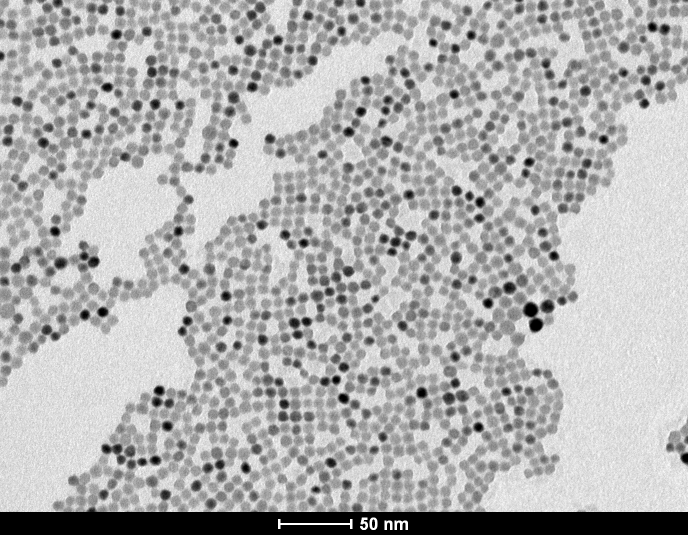
#> input picture python3/Examples/C3.tif, 1376 x 1070 px, found by its file name (shown at 1/2 size)
$ python sm_46_3.py   (older library calls are emulated)
#> lines starting #> are read from the running program, lines starting #| are printed output that depends on the picture; after the words box and inside, x2 and y2 are one past the last pixel; in counts of white or black regions, pixels touching at a corner belong together
# Plot the symmetry map of 4-fold and 4-fold
# Reference: Kevin Whitham "Structure and electronic properties of Lead-Selenide Nanocrystal Solids." Doctoral dissertation (2016)
# Reference: Mickel, Walter, et al. "Shortcomings of the bond orientational order parameters for the analysis of disordered particulate matter." The Journal of chemical physics (2013)
# 20190602 Jen-Yu Huang, Cornell University
# License: GNU Public License (GPL) v.3.0

# general math
import numpy as np
from scipy import stats # for stats.mode

# for data structures
import collections
import scipy.sparse as sparse

# for fitting the radius distribution
from scipy.optimize import curve_fit
from scipy.stats import linregress

# for disabling annoying warnings
import warnings

# plotting
import matplotlib.pyplot as plt
from matplotlib.collections import PatchCollection
from matplotlib.collections import LineCollection
from matplotlib.patches import Polygon, Circle, Arrow
from matplotlib.colors import LinearSegmentedColormap
from mpl_toolkits.axes_grid1 import make_axes_locatable, Size

# Voronoi
from scipy.spatial import Voronoi, voronoi_plot_2d

# for finding particle centers, diameters, etc.
from skimage.measure import regionprops
from skimage.filters import threshold_otsu,threshold_local, threshold_isodata
from skimage.morphology import watershed, remove_small_objects, binary_erosion, binary_dilation, binary_closing, binary_opening
from skimage.feature import peak_local_max
from scipy import ndimage
from skimage.draw import circle
from skimage.morphology import disk
from numpy import genfromtxt

# for command line interface
import argparse
from skimage import io as skimio
from os import path
from os import walk

# regular expressions for parsing scalebar filenames
import re

# for matching the scale bar
from skimage.feature import match_template

# minkowski structure metric function written and compiled with Cython
from minkowski_metric import minkowski
#import pyximport; pyximport.install()
#import minkowski_metric


def make_binary_image(im, white_background, min_feature_size, small):

    image = im.astype('float32')

    if white_background:
        image = np.abs(image-np.max(image))

    # get rid of large background patches before local thresholding
    # do a global threshold
    thresh = threshold_isodata(image)
    binary = image > thresh

    # get rid of speckle
    # this is not good for very small particles
    if not small:
        binary_closing(binary, selem=disk(min_feature_size), out=binary)

    # make a map of the distance to a particle to find large background patches
    # this is a distance map of the inverse binary image
    distance = ndimage.distance_transform_edt(1-binary)

    # dilate the distance map to expand small voids
    #distance = ndimage.grey_dilation(distance,size=2*min_feature_size)

    # do a global threshold on the distance map to select the biggest objects
    # larger than a minimum size to prevent masking of particles in images with no empty patches
    dist_thresh = threshold_isodata(distance)
    mask = distance < dist_thresh

    # remove areas of background smaller than a certain size in the mask
    # this fills in small pieces of mask between particles where the voronoi
    # vertices will end up
    # this gets rid of junk in the gap areas
    binary_opening(mask, selem=disk(min_feature_size), out=mask)

    binary = binary * mask

    # get rid of speckle
    binary = remove_small_objects(binary,min_size=max(min_feature_size,2))

    # 3 iterations is better for large particles with low contrast
    binary = ndimage.binary_closing(binary,iterations=3)


    return binary, mask

def adaptive_binary_image(im, white_background, min_feature_size, std_dev, mask):

    image = im.astype('float32')

    if white_background:
        image = np.abs(image-np.max(image))

    # the block size should be large enough to include 4 to 9 particles
    local_size = 40*min_feature_size
    binary = image > threshold_local(image,block_size=local_size+1)

    # plt.imshow(binary)
    # plt.show()

    # close any small holes in the particles
    # 3 iterations is better for large particles with low contrast
    binary = ndimage.binary_closing(binary,iterations=1)
    # binary_closing(binary, selem=disk(int(max((0.414*(min_feature_size-std_dev)),2)/2.0)), out=binary)

    # plt.imshow(binary)
    # plt.show()

    # remove speckle from background areas in the binary image
    binary = binary * mask #binary_erosion(mask, selem=disk(int(min_feature_size)))
    binary_opening(binary, selem=disk(int(max((min_feature_size-3.0*std_dev),2)/2.0)), out=binary)

    # make a distance map of the inverted image
    distance = ndimage.distance_transform_edt((1-binary))

    # do a global threshold on the distance map to select the biggest objects
    # larger than a minimum size to prevent masking of particles in images with no empty patches
    dist_thresh = threshold_isodata(distance)
    new_mask = distance < dist_thresh

    # thresholding is selecting too much background, try AND'ing it with the binary image
    # this might only be necessary for small particles
    new_mask = new_mask * binary

    # remove areas of background in the mask smaller than a certain size
    # this fills in small pieces of mask between particles where the voronoi
    # vertices will end up
    # min_feature_size here should be the radius found by global threshold, so triple it
    # to close any particle sized holes
    dilation_size = max(int(1),int(3 * min_feature_size))
    new_mask = binary_closing(new_mask, selem=np.ones((dilation_size,dilation_size)))

    plt.imshow(new_mask)
    plt.show()

    return binary, new_mask

def morphological_threshold(im, white_background, mean_radius, min_feature_size, small, mask):


    im_mod = np.array(im, dtype='float64')

    if white_background:
        im_mod = np.abs(im_mod-np.max(im_mod))

    # subtract the mean before running match_template
    # not sure this works quite right
    im_mod = im_mod - np.mean(im_mod)

    # set large areas of background to zero using the mask
    #im_mod = im_mod * mask


    if small:
        template_matrix = np.pad(disk(max(2,int(mean_radius))),pad_width=max(2,int(mean_radius)), mode='constant',constant_values=0)
    else:
        template_matrix = np.pad(disk(int(mean_radius/4)),pad_width=int(mean_radius), mode='constant',constant_values=0)

    matched_im = match_template(im_mod,template=template_matrix,pad_input=True)


    thresh = threshold_isodata(matched_im)
    matched_im_bin = matched_im > thresh

    matched_im_bin *= mask

    distance = ndimage.distance_transform_edt(matched_im_bin)

    # dilate the distance map to merge close peaks (merges multiple peaks in one particle)
    distance = ndimage.grey_dilation(distance,size=int(min_feature_size))

    local_maxi = peak_local_max(distance,indices=False,min_distance=int(min_feature_size))
    markers = ndimage.label(local_maxi)[0]

    with warnings.catch_warnings():
        warnings.simplefilter('ignore')
        labels_th = watershed(-distance, markers, mask=matched_im_bin)


    return labels_th, matched_im_bin


def get_particle_centers(im, white_background, pixels_per_nm, morph, small):

    if pixels_per_nm == 0:
        # default value
        pixels_per_nm = 1.0

    # minimum size object to look for
    min_feature_size = int(3) #int(3*pixels_per_nm)

    global_binary, mask = make_binary_image(im, white_background, min_feature_size, small)

    # create a distance map to find the particle centers
    # as the points with maximal distance to the background
    distance = ndimage.distance_transform_edt(global_binary)

    # dilate the distance map to merge close peaks (merges multiple peaks in one particle)
    distance = ndimage.grey_dilation(distance,size=min_feature_size)

    # min_distance=5 for large particles
    local_maxi = peak_local_max(distance,indices=False,min_distance=min_feature_size)
    markers = ndimage.label(local_maxi)[0]

    with warnings.catch_warnings():
        warnings.simplefilter('ignore')
        global_labels = watershed(-distance, markers, connectivity=None, offset=None, mask=global_binary)

    # get the particle radii
    global_regions = regionprops(global_labels, coordinates= 'xy')
    gobal_radii = []

    for props in global_regions:
        # define the radius as half the average of the major and minor diameters
        gobal_radii.append(((props.minor_axis_length+props.major_axis_length)/4)/pixels_per_nm)

    # minimum size object to look for
    global_mean_radius = np.mean(gobal_radii)*pixels_per_nm
    global_radii_sd = np.std(gobal_radii)*pixels_per_nm

    print('Mean radius global threshold (px): %(rad).2f SD: %(sd).2g' % {'rad':global_mean_radius, 'sd':global_radii_sd})

    feature_size = int(max(global_mean_radius, min_feature_size))
    std_dev = int(max(global_radii_sd, min_feature_size))

    adaptive_binary, adaptive_mask = adaptive_binary_image(im, white_background, feature_size, std_dev, mask)

    # create a distance map to find the particle centers
    # as the points with maximal distance to the background
    distance = ndimage.distance_transform_edt(adaptive_binary)

    # dilate the distance map to merge close peaks (merges multiple peaks in one particle)
    distance = ndimage.grey_dilation(distance,size=feature_size)

    local_maxi = peak_local_max(distance,indices=False,min_distance=feature_size)
    markers = ndimage.label(local_maxi)[0]

    with warnings.catch_warnings():
        warnings.simplefilter('ignore')
        adaptive_labels = watershed(-distance, markers, connectivity=None, offset=None, mask=adaptive_binary)

    adaptive_regions = regionprops(adaptive_labels, coordinates = 'xy')
    adaptive_radii = []

    for props in adaptive_regions:
        # define the radius as half the average of the major and minor diameters
        adaptive_radii.append(((props.minor_axis_length+props.major_axis_length)/4)/pixels_per_nm)

    # minimum size object to look for
    adaptive_radii_sd = np.std(adaptive_radii)
    adaptive_mean_radius = np.mean(adaptive_radii)
    print('Mean radius adaptive threshold (px): %(rad).2f SD: %(sd).2g' % {'rad':adaptive_mean_radius*pixels_per_nm, 'sd':adaptive_radii_sd*pixels_per_nm})


    # morphological thresholding
    if morph:
        print('Using morphological threshold')
        labels, morph_binary = morphological_threshold(im, white_background, int(adaptive_mean_radius*pixels_per_nm), int(adaptive_mean_radius*pixels_per_nm)/2, small, adaptive_mask)
        regions = regionprops(labels, coordinates='xy')
        binary = morph_binary
    elif global_radii_sd/global_mean_radius < adaptive_radii_sd/adaptive_mean_radius:
        print('Using global threshold')
        regions = global_regions
        binary = global_binary
        labels = global_labels
    else:
        print('Using adaptive threshold')
        regions = adaptive_regions
        binary = adaptive_binary
        labels = adaptive_labels


    # get the particle centroids again, this time with better thresholding
    pts = []
    radii = []

    for props in regions:
        # centroid is [row, col] we want [col, row] aka [X,Y]
        # so reverse the order
        pts.append(props.centroid[::-1])

        # define the radius as half the average of the major and minor diameters
        radii.append(((props.minor_axis_length+props.major_axis_length)/4)/pixels_per_nm)

    if morph:
        print('Mean radius morphological threshold (px): %(rad).2f SD: %(sd).2g' % {'rad':np.mean(radii)*pixels_per_nm, 'sd':np.std(radii)*pixels_per_nm})


    return np.asarray(pts,dtype=np.double), np.asarray(radii,dtype=np.double).reshape((-1,1)), adaptive_mask, binary

def get_image_scale(im):

    scale = 0.0
    topleft = (0,0)
    bottomright = (0,0)

    input_path = path.normpath('../resources/scalebars')

    # load all files in scalebars directory and sub-directories
    scalebar_filesnames = []
    for (dirpath, dirnames, filesnames) in walk(input_path):
        scalebar_filesnames.extend(filesnames)

    scale_bars = []
    for filename in scalebar_filesnames:
        ipart = 1 #first number in the name
        fpart = 0.0 #second number in the name

        reg_result = re.search('Scale_(\d*)p*(\d*)',filename)

        if reg_result:

            if reg_result.group(1):
                ipart = int(reg_result.group(1))

            if reg_result.group(2):
                fpart = float('0.'+reg_result.group(2))

            px_per_nm = ipart+fpart

            # images of scale bars to match with the input image
            # second element is the scale in units of pixels/nm
            scale_bars.append([skimio.imread(input_path+'/'+filename,as_grey=True,plugin='matplotlib'),px_per_nm])

    match_score = []
    # Match the database scale bar with the image read
    for scale_bar,pixels_per_nm in scale_bars:

        result = match_template(im,template=scale_bar)

        ij = np.unravel_index(np.argmax(result), result.shape)
        row, col = ij

        match_score.append(result[row][col])

        # the match score should be about 0.999999
        if result[row][col] > 0.99:

            topleft = (row,col)
            bottomright = (row+scale_bar.shape[0],col+scale_bar.shape[1])

            scale = pixels_per_nm

            print('Scale: '+str(scale)+' pixels/nm, Score: '+str(np.max(match_score)))
            break # we found it, stop looking

    if np.max(match_score) < 0.99:
        print('!!!!!!!!!!!!!!!!!!!! No scale bar found !!!!!!!!!!!!!!!!!!!!!')

    return [np.double(scale),(topleft,bottomright)]

# [129 lines left out: functions create_custom_colormap, plot_symmetry, plot_particle_outlines, not called in this run]

    # plt.savefig(output_data_path+'/'+filename+'_particle_map.png',bbox_inches='tight',dpi=300)

#  Main code


im = skimio.imread('/users/jenyu/documents/matlab/C3.tif',as_grey=True,plugin='matplotlib')
#> im is the input picture: shape (1070, 1376) float64; min 0, max 1, mean 0.696
im_original = np.empty_like(im)
np.copyto(im_original,im)

# output_data_path = path.dirname('')
# filename = str.split(path.basename(''),'.')[0]

background = 1

pixels_per_nm,bar_corners = get_image_scale(im)
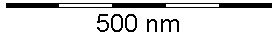
#> input picture resources/scalebars/Scale_0p532px_nm.tif, 279 x 40 px
#> the loop in get_image_scale, `for scale_bar,pixels_per_nm in scale_bars: ` made 1 pass
#> (pixels_per_nm, row, col) on pass 1: (0.532, 646, 840)
#> after the loop in get_image_scale, `for scale_bar,pixels_per_nm in scale_bars:`: match_score = [0.236]
#> pixels_per_nm = 0; bar_corners = ((0, 0), (0, 0))
if background:
    im[bar_corners[0][0]:bar_corners[1][0]+1,bar_corners[0][1]:bar_corners[1][1]+1] = np.max(im)
#> im: shape (1070, 1376) float64; under 0.01% of pixels changed, all inside (x1, y1, x2, y2) = (0, 0, 1, 1)
else:
    im[bar_corners[0][0]:bar_corners[1][0]+1,bar_corners[0][1]:bar_corners[1][1]+1] = 0

pts, radii, mask, binary = get_particle_centers(im,background,pixels_per_nm,1,0) #mor,smnall
#> in make_binary_image, `image = np.abs(image-np.max(image))`:
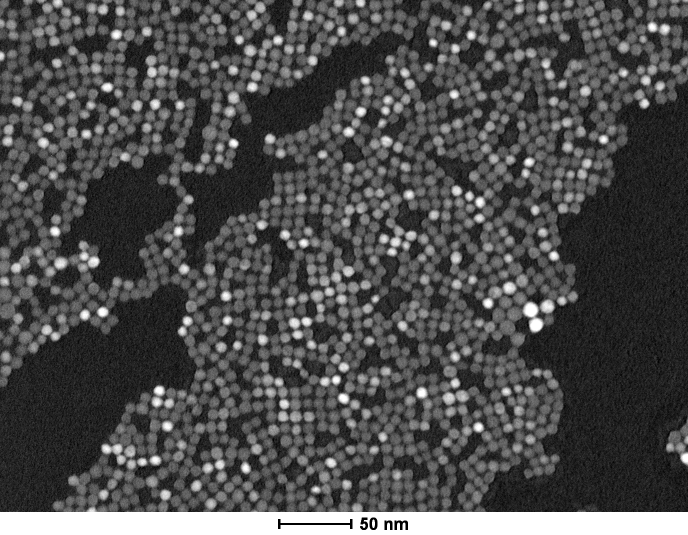
#> image: shape (1070, 1376) float32 (shown at 1/2 size); min 0, max 1, mean 0.304
#> in make_binary_image, `thresh = threshold_isodata(image)`: thresh = 0.49
#> in make_binary_image, `dist_thresh = threshold_isodata(distance)`: dist_thresh = 47.27
#> in get_particle_centers, `global_labels = watershed(-distance, markers, connectivity=None, offse..`:
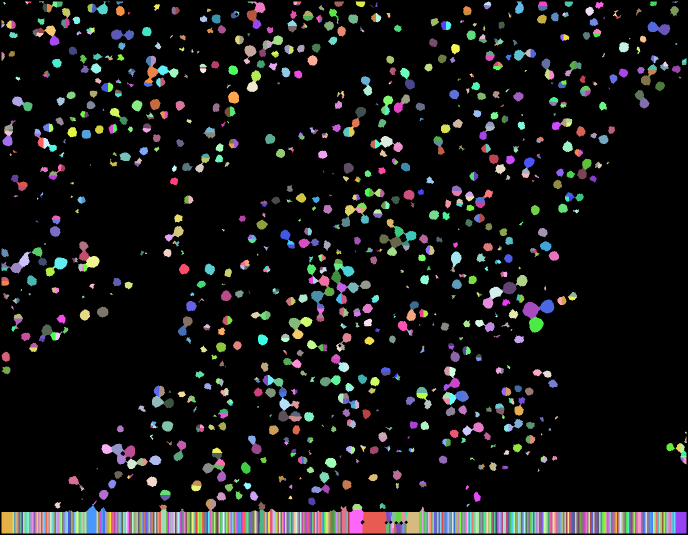
#> global_labels: shape (1070, 1376) int32 (shown at 1/2 size); 1635 distinct labels, from 0 to 2135; one colour per label, 0 black
#> in get_particle_centers, `global_regions = regionprops(global_labels, coordinates= 'xy')`: global_regions = 1634 regions; largest, box (x1, y1, x2, y2) and area: (725, 1023, 773, 1067) 1979, (699, 1020, 727, 1067) 1208, (813, 1024, 838, 1067) 1049, (173, 1008, 193, 1067) 1025, (3, 1024, 25, 1067) 946
#> after the loop in get_particle_centers, `for props in global_regions:`: gobal_radii = 1634 values, max 25.76 at index 1623, min 0.5 at index 5, mean 7.61
#> in get_particle_centers, `global_mean_radius = np.mean(gobal_radii)*pixels_per_nm`: global_mean_radius = 7.61
#> in get_particle_centers, `global_radii_sd = np.std(gobal_radii)*pixels_per_nm`: global_radii_sd = 4.09
#| Mean radius global threshold (px): 7.61 SD: 4.1
#> in get_particle_centers, `feature_size = int(max(global_mean_radius, min_feature_size))`: feature_size = 7
#> in get_particle_centers, `std_dev = int(max(global_radii_sd, min_feature_size))`: std_dev = 4
#> in adaptive_binary_image, `local_size = 40*min_feature_size`: local_size = 280
#> in adaptive_binary_image, `dist_thresh = threshold_isodata(distance)`: dist_thresh = 29.71
#> in adaptive_binary_image, `new_mask = distance < dist_thresh`:
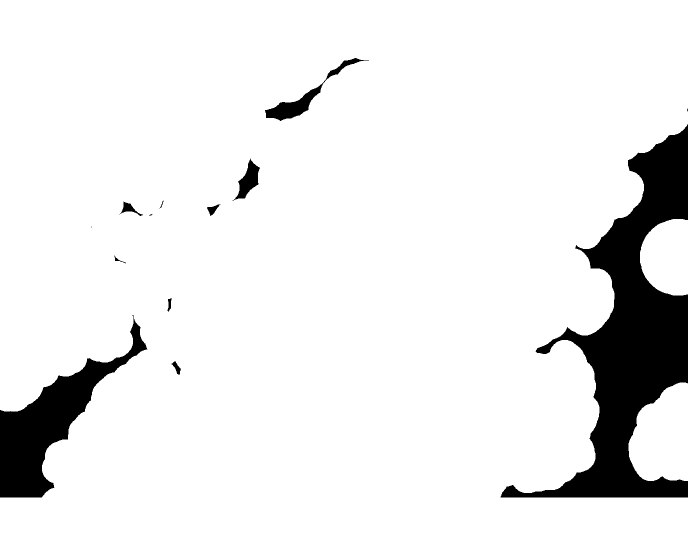
#> new_mask: shape (1070, 1376) bool (shown at 1/2 size); 91.2% white; 13 black regions (3 under 20 px), largest, box (x1, y1, x2, y2) and area: (1001, 248, 1376, 995) 92546, (0, 630, 295, 995) 30246, (530, 116, 738, 242) 3700
#> in adaptive_binary_image, `dilation_size = max(int(1),int(3 * min_feature_size))`: dilation_size = 21
#> in get_particle_centers, `adaptive_labels = watershed(-distance, markers, connectivity=None, off..`:
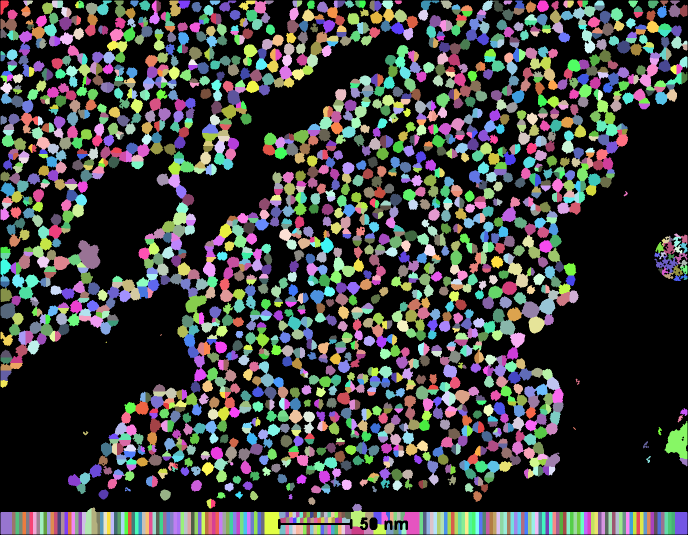
#> adaptive_labels: shape (1070, 1376) int32 (shown at 1/2 size); 2222 distinct labels, from 0 to 2505; one colour per label, 0 black
#> in get_particle_centers, `adaptive_regions = regionprops(adaptive_labels, coordinates = 'xy')`: adaptive_regions = 2221 regions; largest, box (x1, y1, x2, y2) and area: (1329, 842, 1375, 918) 2074, (156, 480, 201, 538) 1769, (529, 1024, 559, 1069) 1284, (807, 1024, 839, 1069) 1195, (1350, 1024, 1375, 1069) 1123
#> after the loop in get_particle_centers, `for props in adaptive_regions:`: adaptive_radii = 2221 values, max 28.4 at index 1820, min 1.26 at index 1470, mean 9.67
#> in get_particle_centers, `adaptive_radii_sd = np.std(adaptive_radii)`: adaptive_radii_sd = 2.58
#> in get_particle_centers, `adaptive_mean_radius = np.mean(adaptive_radii)`: adaptive_mean_radius = 9.67
#| Mean radius adaptive threshold (px): 9.67 SD: 2.6
#> in morphological_threshold, `matched_im = match_template(im_mod,template=template_matrix,pad_input=..`:
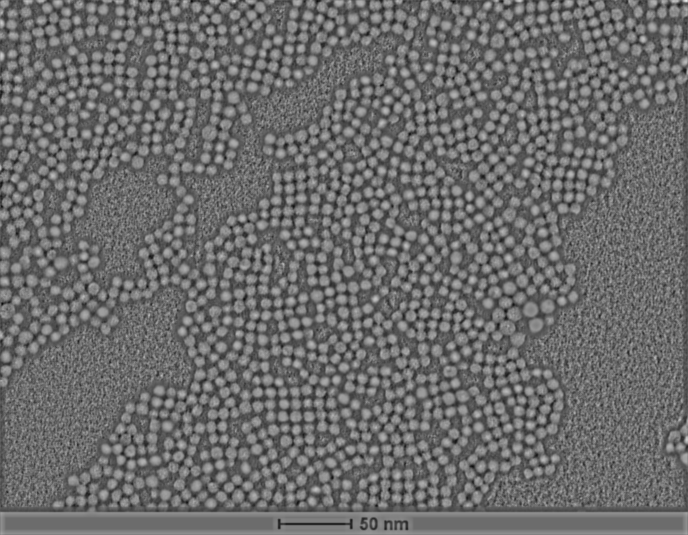
#> matched_im: shape (1070, 1376) float64 (shown at 1/2 size); min -0.409, max 0.552, mean -0.000946; drawn with min black and max white
#> in morphological_threshold, `thresh = threshold_isodata(matched_im)`: thresh = 0.00597
#> in morphological_threshold, `labels_th = watershed(-distance, markers, mask=matched_im_bin)`:
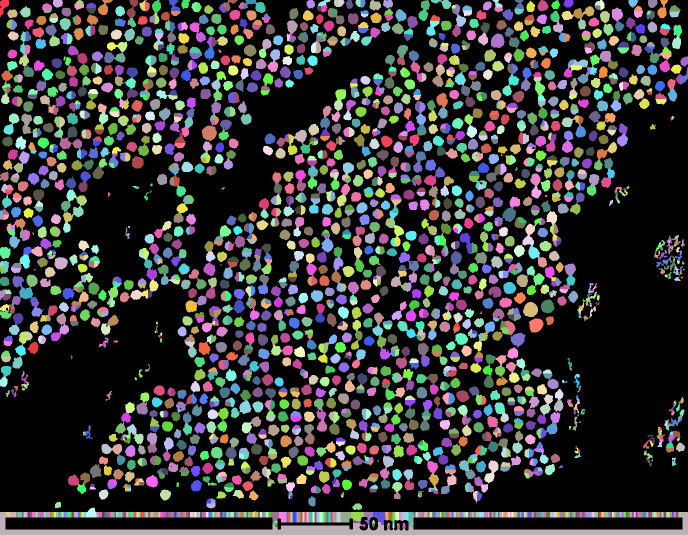
#> labels_th: shape (1070, 1376) int32 (shown at 1/2 size); 2638 distinct labels, from 0 to 2979; one colour per label, 0 black
#> in get_particle_centers, `regions = regionprops(labels, coordinates='xy')`: regions = 2637 regions; largest, box (x1, y1, x2, y2) and area: (0, 1024, 1376, 1070) 17447, (404, 251, 434, 283) 697, (1046, 604, 1076, 634) 691, (1058, 637, 1087, 665) 629, (982, 67, 1009, 96) 617
#> after the loop in get_particle_centers, `for props in regions:`: pts = 2637 pairs, first value 2.5 to 1368.5, second value 4.67 to 1062.1; radii = 2637 values, max 405.1 at index 2615, min 1.43 at index 1184, mean 7.66
#| Mean radius morphological threshold (px): 7.66 SD: 8.2
assert len(pts) == len(radii)


vor = Voronoi(points=pts)
# voronoi_plot_2d(vor)
# plt.show()

metric_list4= []
metric_list6= []
metric_list_final = []
#> (the run stopped early here; a loop or call above may not have finished)
